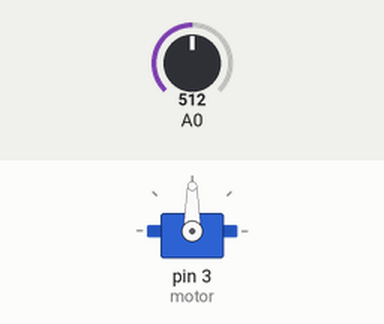
This sketch was run on a simulated Arduino Uno, built with avr-gcc and run on an emulated ATmega328P. Shown: servo. Inputs (shaded band) come from the test bench; at power-on: A0 = 512.

Above: at 1.2 s.
1.3 s: A0 set to 716
At 2.5 s:
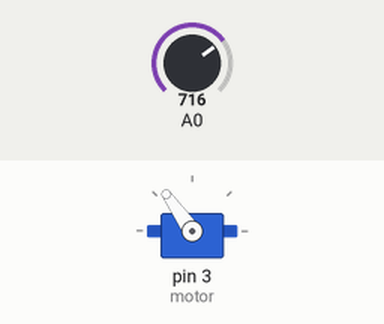
2.8 s: A0 set to 900
At 3.7 s:
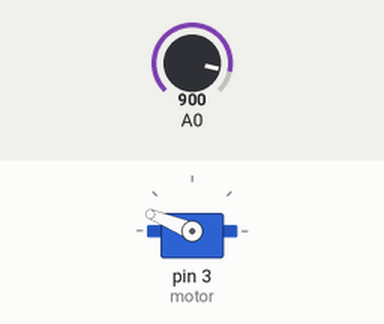
4.3 s: A0 set to 1023
At 4.9 s:
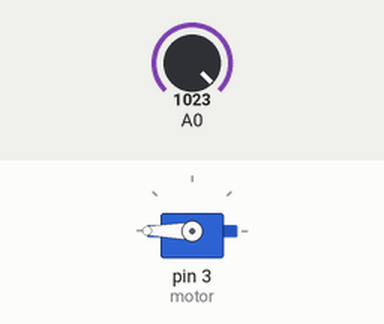
5.8 s: A0 set to 306
At 7.0 s:
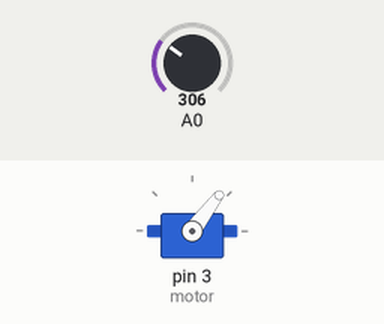
7.3 s: A0 set to 122
At 8.4 s:
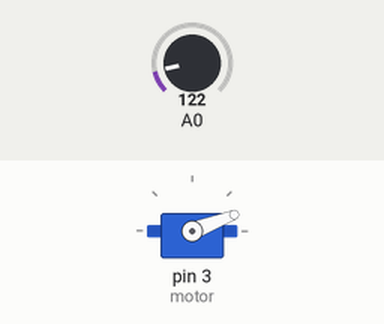
Timing chart, 0 to 9.8 s (numbered marks = the images above; inputs shaded):
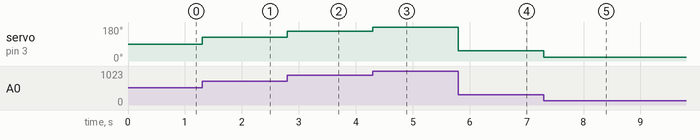

Measured:
- after the input at 1.3 s, servo on pin 3 (motor): 90° → 125° at once
- after the input at 2.8 s, servo on pin 3 (motor): 125° → 158° at once
- after the input at 4.3 s, servo on pin 3 (motor): 158° → 180° at once
- after the input at 5.8 s, servo on pin 3 (motor): 180° → 53° at once
- after the input at 7.3 s, servo on pin 3 (motor): 53° → 21° at once

The sketch:

AnalogServoControl.ino
```cpp
#include <Servo.h>

Servo motor;
int reading;
int angle;

void setup() {
  // Initialize servo motor
  motor.attach(3);
}

void loop() {
  // Read the analog input
  reading = analogRead(A0);
  // Map the reading to an angle between 0 and 180
  angle = map(reading, 0, 1023, 0, 180);
  // Rotate the servo motor to the mapped angle
  motor.write(angle);
}
```
